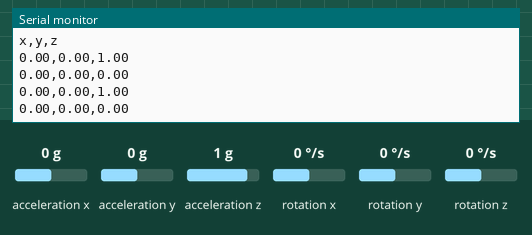
The sketch below on a simulated Arduino Nano 33 BLE. Parts: the last lines printed to the serial monitor. Inputs (shaded band) come from the test bench; at power-on: acceleration x 0 g, acceleration y 0 g, acceleration z 1 g, rotation x 0 °/s, rotation y 0 °/s, rotation z 0 °/s.

Above: at 2.2 s.
2.3 s: acceleration x set to -1.4 g
At 3.4 s:
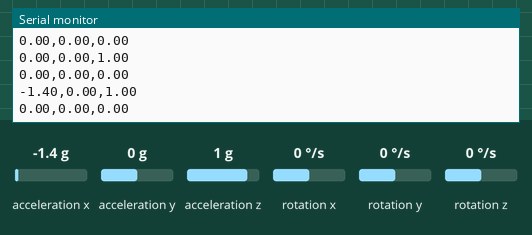
4.2 s: acceleration y set to -1.4 g
At 4.6 s:
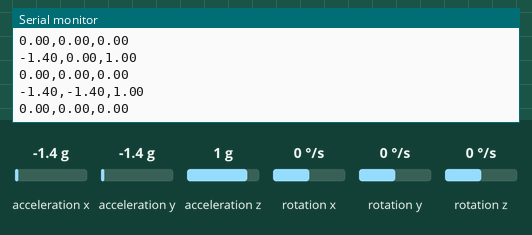
6.1 s: acceleration z set to -1.4 g
At 7.8 s:
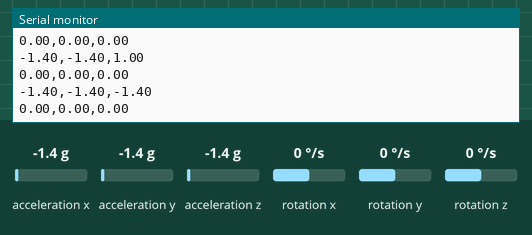
8.0 s: rotation x set to -192 °/s
At 9.3 s:
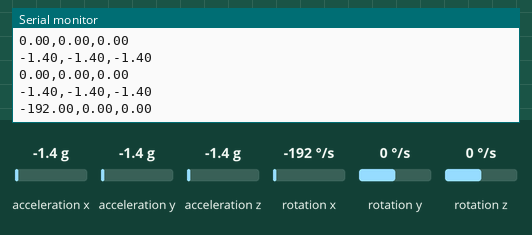
9.9 s: rotation y set to -192 °/s
At 9.9 s:
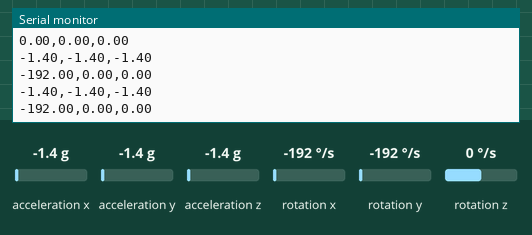
Timing chart, 0 to 12.8 s (numbered marks = the images above; inputs shaded):
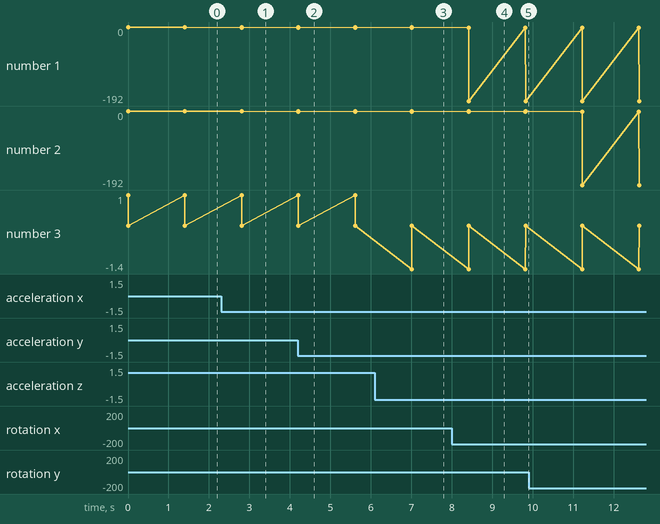

Measured:
- after the input at 2.3 s, the serial monitor: prints a new line after 0.51 s (image 1)
- after the input at 4.2 s, the serial monitor: prints a new line at once (image 2)
- after the input at 6.1 s, the serial monitor: prints a new line after 0.92 s (image 3)
- after the input at 8.0 s, the serial monitor: prints a new line after 0.42 s (image 4)
- plotted number 1: 0 → -192 after the input at 8.0 s

The sketch:

Nano33ble_vibration_capture.ino
```cpp
#include <Arduino_LSM9DS1.h>

void setup() {

  Serial.begin(9600);
  while (!Serial) {};

  if (!IMU.begin()) {
    Serial.println("Error initializing IMU sensor.");
  }

  // print the header
  Serial.println("x,y,z");
}

void loop() {
  float accel_x, accel_y, accel_z;
  float gyro_x, gyro_y, gyro_z;
  float mag_x, mag_y, mag_z;

 // Accelerometer values
  if (IMU.accelerationAvailable()) {
    IMU.readAcceleration(accel_x, accel_y, accel_z);
    //Serial.print("Accelerometer = ");
    Serial.print(accel_x); Serial.print(","); Serial.print(accel_y); Serial.print(","); Serial.println(accel_z);
  }
  // Gyroscope values
  if (IMU.gyroscopeAvailable()) {
    IMU.readGyroscope(gyro_x, gyro_y, gyro_z);
    //Serial.print("Gyroscope = ");
    Serial.print(gyro_x); Serial.print(","); Serial.print(gyro_y); Serial.print(","); Serial.println(gyro_z);
  }

  // wait for 1 second after one sampling/prediction
  delay(700);
  digitalWrite(LED_BUILTIN, HIGH);
  delay(700);
  digitalWrite(LED_BUILTIN, LOW);
}
```
